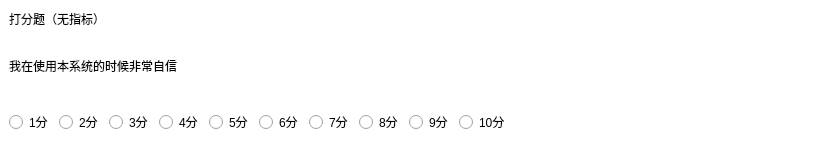
<?xml version="1.0" encoding="UTF-8"?>
<ui version="4.0">
 <class>QuestionListItem</class>
 <widget class="QWidget" name="QuestionListItem">
  <property name="geometry">
   <rect>
    <x>0</x>
    <y>0</y>
    <width>838</width>
    <height>150</height>
   </rect>
  </property>
  <property name="sizePolicy">
   <sizepolicy hsizetype="Preferred" vsizetype="Fixed">
    <horstretch>0</horstretch>
    <verstretch>0</verstretch>
   </sizepolicy>
  </property>
  <property name="minimumSize">
   <size>
    <width>0</width>
    <height>150</height>
   </size>
  </property>
  <property name="maximumSize">
   <size>
    <width>16777215</width>
    <height>150</height>
   </size>
  </property>
  <property name="windowTitle">
   <string>Form</string>
  </property>
  <layout class="QHBoxLayout" name="horizontalLayout">
   <property name="spacing">
    <number>0</number>
   </property>
   <property name="leftMargin">
    <number>0</number>
   </property>
   <property name="topMargin">
    <number>0</number>
   </property>
   <property name="rightMargin">
    <number>0</number>
   </property>
   <property name="bottomMargin">
    <number>0</number>
   </property>
   <item>
    <widget class="QWidget" name="widget" native="true">
     <property name="styleSheet">
      <string notr="true">QWidget#widget{
background-color: rgb(255, 255, 255);
}</string>
     </property>
     <layout class="QVBoxLayout" name="verticalLayout">
      <property name="spacing">
       <number>0</number>
      </property>
      <property name="leftMargin">
       <number>0</number>
      </property>
      <property name="topMargin">
       <number>0</number>
      </property>
      <property name="rightMargin">
       <number>0</number>
      </property>
      <property name="bottomMargin">
       <number>0</number>
      </property>
      <item>
       <widget class="QStackedWidget" name="stackedWidget">
        <property name="currentIndex">
         <number>0</number>
        </property>
        <widget class="QWidget" name="page1">
         <layout class="QVBoxLayout" name="verticalLayout_2">
          <property name="spacing">
           <number>0</number>
          </property>
          <property name="leftMargin">
           <number>0</number>
          </property>
          <property name="topMargin">
           <number>0</number>
          </property>
          <property name="rightMargin">
           <number>0</number>
          </property>
          <property name="bottomMargin">
           <number>0</number>
          </property>
          <item>
           <widget class="QWidget" name="widget_2" native="true">
            <property name="sizePolicy">
             <sizepolicy hsizetype="Preferred" vsizetype="Fixed">
              <horstretch>0</horstretch>
              <verstretch>0</verstretch>
             </sizepolicy>
            </property>
            <layout class="QHBoxLayout" name="horizontalLayout_2">
             <item>
              <widget class="QLabel" name="label">
               <property name="text">
                <string>打分题（无指标）</string>
               </property>
              </widget>
             </item>
             <item>
              <spacer name="horizontalSpacer">
               <property name="orientation">
                <enum>Qt::Orientation::Horizontal</enum>
               </property>
               <property name="sizeHint" stdset="0">
                <size>
                 <width>715</width>
                 <height>20</height>
                </size>
               </property>
              </spacer>
             </item>
            </layout>
           </widget>
          </item>
          <item>
           <widget class="QWidget" name="widget_3" native="true">
            <layout class="QHBoxLayout" name="horizontalLayout_3">
             <item>
              <widget class="QLabel" name="scoring_question">
               <property name="text">
                <string>我在使用本系统的时候非常自信</string>
               </property>
              </widget>
             </item>
            </layout>
           </widget>
          </item>
          <item>
           <widget class="QWidget" name="widget_4" native="true">
            <layout class="QHBoxLayout" name="horizontalLayout_4">
             <item>
              <widget class="QRadioButton" name="radioButton_1">
               <property name="text">
                <string>1分</string>
               </property>
              </widget>
             </item>
             <item>
              <widget class="QRadioButton" name="radioButton_2">
               <property name="text">
                <string>2分</string>
               </property>
              </widget>
             </item>
             <item>
              <widget class="QRadioButton" name="radioButton_3">
               <property name="text">
                <string>3分</string>
               </property>
              </widget>
             </item>
             <item>
              <widget class="QRadioButton" name="radioButton_4">
               <property name="text">
                <string>4分</string>
               </property>
              </widget>
             </item>
             <item>
              <widget class="QRadioButton" name="radioButton_5">
               <property name="text">
                <string>5分</string>
               </property>
              </widget>
             </item>
             <item>
              <widget class="QRadioButton" name="radioButton_6">
               <property name="text">
                <string>6分</string>
               </property>
              </widget>
             </item>
             <item>
              <widget class="QRadioButton" name="radioButton_7">
               <property name="text">
                <string>7分</string>
               </property>
              </widget>
             </item>
             <item>
              <widget class="QRadioButton" name="radioButton_8">
               <property name="text">
                <string>8分</string>
               </property>
              </widget>
             </item>
             <item>
              <widget class="QRadioButton" name="radioButton_9">
               <property name="text">
                <string>9分</string>
               </property>
              </widget>
             </item>
             <item>
              <widget class="QRadioButton" name="radioButton_10">
               <property name="text">
                <string>10分</string>
               </property>
              </widget>
             </item>
             <item>
              <spacer name="horizontalSpacer_4">
               <property name="orientation">
                <enum>Qt::Orientation::Horizontal</enum>
               </property>
               <property name="sizeHint" stdset="0">
                <size>
                 <width>40</width>
                 <height>20</height>
                </size>
               </property>
              </spacer>
             </item>
            </layout>
           </widget>
          </item>
         </layout>
        </widget>
        <widget class="QWidget" name="page2">
         <layout class="QVBoxLayout" name="verticalLayout_3">
          <property name="spacing">
           <number>0</number>
          </property>
          <property name="leftMargin">
           <number>0</number>
          </property>
          <property name="topMargin">
           <number>0</number>
          </property>
          <property name="rightMargin">
           <number>0</number>
          </property>
          <property name="bottomMargin">
           <number>0</number>
          </property>
          <item>
           <widget class="QWidget" name="widget_5" native="true">
            <property name="sizePolicy">
             <sizepolicy hsizetype="Preferred" vsizetype="Fixed">
              <horstretch>0</horstretch>
              <verstretch>0</verstretch>
             </sizepolicy>
            </property>
            <layout class="QHBoxLayout" name="horizontalLayout_5">
             <item>
              <widget class="QLabel" name="label_3">
               <property name="text">
                <string>选择题（无指标）</string>
               </property>
              </widget>
             </item>
             <item>
              <spacer name="horizontalSpacer_2">
               <property name="orientation">
                <enum>Qt::Orientation::Horizontal</enum>
               </property>
               <property name="sizeHint" stdset="0">
                <size>
                 <width>715</width>
                 <height>20</height>
                </size>
               </property>
              </spacer>
             </item>
            </layout>
           </widget>
          </item>
          <item>
           <widget class="QWidget" name="widget_6" native="true">
            <layout class="QHBoxLayout" name="horizontalLayout_6">
             <item>
              <widget class="QLabel" name="choice_question">
               <property name="text">
                <string>我在使用本系统的时候非常自信</string>
               </property>
              </widget>
             </item>
            </layout>
           </widget>
          </item>
          <item>
           <widget class="QWidget" name="widget_7" native="true">
            <layout class="QHBoxLayout" name="horizontalLayout_7">
             <item>
              <widget class="QRadioButton" name="choice_optional_1">
               <property name="text">
                <string>选项一</string>
               </property>
              </widget>
             </item>
             <item>
              <widget class="QRadioButton" name="choice_optional_2">
               <property name="text">
                <string>选项二</string>
               </property>
              </widget>
             </item>
             <item>
              <widget class="QRadioButton" name="choice_optional_3">
               <property name="text">
                <string>选项三</string>
               </property>
              </widget>
             </item>
             <item>
              <widget class="QRadioButton" name="choice_optional_4">
               <property name="text">
                <string>选项四</string>
               </property>
              </widget>
             </item>
             <item>
              <spacer name="horizontalSpacer_3">
               <property name="orientation">
                <enum>Qt::Orientation::Horizontal</enum>
               </property>
               <property name="sizeHint" stdset="0">
                <size>
                 <width>40</width>
                 <height>20</height>
                </size>
               </property>
              </spacer>
             </item>
            </layout>
           </widget>
          </item>
         </layout>
        </widget>
        <widget class="QWidget" name="page3">
         <layout class="QVBoxLayout" name="verticalLayout_4">
          <property name="spacing">
           <number>0</number>
          </property>
          <property name="leftMargin">
           <number>0</number>
          </property>
          <property name="topMargin">
           <number>0</number>
          </property>
          <property name="rightMargin">
           <number>0</number>
          </property>
          <property name="bottomMargin">
           <number>0</number>
          </property>
          <item>
           <widget class="QWidget" name="widget_9" native="true">
            <property name="sizePolicy">
             <sizepolicy hsizetype="Preferred" vsizetype="Fixed">
              <horstretch>0</horstretch>
              <verstretch>0</verstretch>
             </sizepolicy>
            </property>
            <layout class="QHBoxLayout" name="horizontalLayout_9">
             <item>
              <widget class="QLabel" name="label_6">
               <property name="text">
                <string>主观题（无指标）</string>
               </property>
              </widget>
             </item>
             <item>
              <spacer name="horizontalSpacer_5">
               <property name="orientation">
                <enum>Qt::Orientation::Horizontal</enum>
               </property>
               <property name="sizeHint" stdset="0">
                <size>
                 <width>715</width>
                 <height>20</height>
                </size>
               </property>
              </spacer>
             </item>
            </layout>
           </widget>
          </item>
          <item>
           <widget class="QWidget" name="widget_8" native="true">
            <layout class="QVBoxLayout" name="verticalLayout_5">
             <item>
              <widget class="QLabel" name="subjective_question">
               <property name="text">
                <string>我在使用本系统的时候非常自信</string>
               </property>
              </widget>
             </item>
             <item>
              <widget class="QTextEdit" name="subjective_answer"/>
             </item>
            </layout>
           </widget>
          </item>
         </layout>
        </widget>
       </widget>
      </item>
     </layout>
    </widget>
   </item>
  </layout>
 </widget>
 <resources/>
 <connections/>
</ui>
